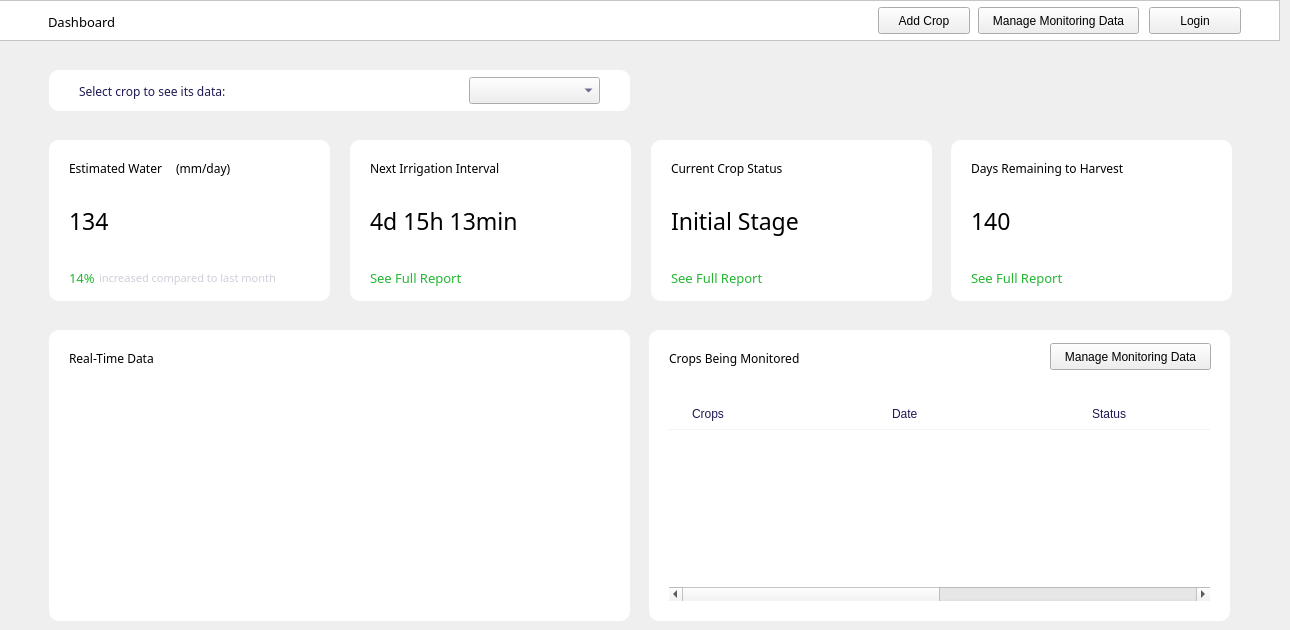
      <widget class="QWidget" name="dashboard_page">
       <widget class="QFrame" name="frame_5">
        <property name="geometry">
         <rect>
          <x>350</x>
          <y>140</y>
          <width>281</width>
          <height>161</height>
         </rect>
        </property>
        <property name="styleSheet">
         <string notr="true">QFrame{
background-color: rgb(255, 255, 255);
border-radius:10px;

}</string>
        </property>
        <property name="frameShape">
         <enum>QFrame::StyledPanel</enum>
        </property>
        <property name="frameShadow">
         <enum>QFrame::Raised</enum>
        </property>
        <widget class="QLabel" name="label_2">
         <property name="geometry">
          <rect>
           <x>20</x>
           <y>20</y>
           <width>171</width>
           <height>16</height>
          </rect>
         </property>
         <property name="font">
          <font>
           <family>Poppins SemiBold</family>
           <pointsize>9</pointsize>
          </font>
         </property>
         <property name="text">
          <string>Next Irrigation Interval</string>
         </property>
        </widget>
        <widget class="QLabel" name="label_9">
         <property name="geometry">
          <rect>
           <x>20</x>
           <y>130</y>
           <width>111</width>
           <height>16</height>
          </rect>
         </property>
         <property name="font">
          <font>
           <family>Poppins SemiBold</family>
           <pointsize>10</pointsize>
          </font>
         </property>
         <property name="styleSheet">
          <string notr="true">color:rgb(34, 182, 49);</string>
         </property>
         <property name="text">
          <string>See Full Report</string>
         </property>
        </widget>
        <widget class="QLabel" name="label_10">
         <property name="geometry">
          <rect>
           <x>20</x>
           <y>60</y>
           <width>221</width>
           <height>41</height>
          </rect>
         </property>
         <property name="font">
          <font>
           <family>Poppins SemiBold</family>
           <pointsize>17</pointsize>
          </font>
         </property>
         <property name="text">
          <string>4d 15h 13min</string>
         </property>
        </widget>
        <widget class="QFrame" name="frame_12">
         <property name="geometry">
          <rect>
           <x>220</x>
           <y>0</y>
           <width>61</width>
           <height>61</height>
          </rect>
         </property>
         <property name="styleSheet">
          <string notr="true">background: transparent;
background-image: url(F:/books/agriculture project/desktop app/agri/icons8-timer-30.png);
background-position: center;
background-repeat: no-repeat;</string>
         </property>
         <property name="frameShape">
          <enum>QFrame::StyledPanel</enum>
         </property>
         <property name="frameShadow">
          <enum>QFrame::Raised</enum>
         </property>
        </widget>
       </widget>
       <widget class="QFrame" name="frame_6">
        <property name="geometry">
         <rect>
          <x>651</x>
          <y>140</y>
          <width>281</width>
          <height>161</height>
         </rect>
        </property>
        <property name="styleSheet">
         <string notr="true">QFrame{
background-color: rgb(255, 255, 255);
border-radius:10px;

}</string>
        </property>
        <property name="frameShape">
         <enum>QFrame::StyledPanel</enum>
        </property>
        <property name="frameShadow">
         <enum>QFrame::Raised</enum>
        </property>
        <widget class="QLabel" name="label_3">
         <property name="geometry">
          <rect>
           <x>20</x>
           <y>20</y>
           <width>151</width>
           <height>16</height>
          </rect>
         </property>
         <property name="font">
          <font>
           <family>Poppins SemiBold</family>
           <pointsize>9</pointsize>
          </font>
         </property>
         <property name="text">
          <string>Current Crop Status</string>
         </property>
        </widget>
        <widget class="QLabel" name="label_15">
         <property name="geometry">
          <rect>
           <x>20</x>
           <y>60</y>
           <width>251</width>
           <height>41</height>
          </rect>
         </property>
         <property name="font">
          <font>
           <family>Poppins SemiBold</family>
           <pointsize>17</pointsize>
          </font>
         </property>
         <property name="text">
          <string>Initial Stage</string>
         </property>
        </widget>
        <widget class="QLabel" name="label_16">
         <property name="geometry">
          <rect>
           <x>20</x>
           <y>130</y>
           <width>141</width>
           <height>16</height>
          </rect>
         </property>
         <property name="font">
          <font>
           <family>Poppins SemiBold</family>
           <pointsize>10</pointsize>
          </font>
         </property>
         <property name="styleSheet">
          <string notr="true">color:rgb(34, 182, 49);</string>
         </property>
         <property name="text">
          <string>See Full Report</string>
         </property>
        </widget>
        <widget class="QFrame" name="frame_13">
         <property name="enabled">
          <bool>true</bool>
         </property>
         <property name="geometry">
          <rect>
           <x>220</x>
           <y>0</y>
           <width>61</width>
           <height>61</height>
          </rect>
         </property>
         <property name="styleSheet">
          <string notr="true">background: transparent;
background-image: url(F:/books/agriculture project/desktop app/agri/icons8-corn-30.png);
background-position: center;
background-repeat: no-repeat;</string>
         </property>
         <property name="frameShape">
          <enum>QFrame::StyledPanel</enum>
         </property>
         <property name="frameShadow">
          <enum>QFrame::Raised</enum>
         </property>
        </widget>
       </widget>
       <widget class="QFrame" name="frame_7">
        <property name="geometry">
         <rect>
          <x>951</x>
          <y>140</y>
          <width>281</width>
          <height>161</height>
         </rect>
        </property>
        <property name="styleSheet">
         <string notr="true">QFrame{
background-color: rgb(255, 255, 255);
border-radius:10px;

}</string>
        </property>
        <property name="frameShape">
         <enum>QFrame::StyledPanel</enum>
        </property>
        <property name="frameShadow">
         <enum>QFrame::Raised</enum>
        </property>
        <widget class="QLabel" name="label_4">
         <property name="geometry">
          <rect>
           <x>20</x>
           <y>20</y>
           <width>211</width>
           <height>16</height>
          </rect>
         </property>
         <property name="font">
          <font>
           <family>Poppins SemiBold</family>
           <pointsize>9</pointsize>
          </font>
         </property>
         <property name="text">
          <string>Days Remaining to Harvest</string>
         </property>
        </widget>
        <widget class="QLabel" name="label_18">
         <property name="geometry">
          <rect>
           <x>50</x>
           <y>130</y>
           <width>201</width>
           <height>16</height>
          </rect>
         </property>
         <property name="font">
          <font>
           <family>Poppins SemiBold</family>
           <pointsize>8</pointsize>
          </font>
         </property>
         <property name="styleSheet">
          <string notr="true">color:rgb(207, 206, 218);</string>
         </property>
         <property name="text">
          <string/>
         </property>
        </widget>
        <widget class="QLabel" name="label_19">
         <property name="geometry">
          <rect>
           <x>20</x>
           <y>60</y>
           <width>51</width>
           <height>41</height>
          </rect>
         </property>
         <property name="font">
          <font>
           <family>Poppins SemiBold</family>
           <pointsize>17</pointsize>
          </font>
         </property>
         <property name="text">
          <string>140</string>
         </property>
        </widget>
        <widget class="QLabel" name="label_20">
         <property name="geometry">
          <rect>
           <x>20</x>
           <y>130</y>
           <width>171</width>
           <height>16</height>
          </rect>
         </property>
         <property name="font">
          <font>
           <family>Poppins SemiBold</family>
           <pointsize>10</pointsize>
          </font>
         </property>
         <property name="styleSheet">
          <string notr="true">color:rgb(34, 182, 49);</string>
         </property>
         <property name="text">
          <string>See Full Report</string>
         </property>
        </widget>
        <widget class="QFrame" name="frame_14">
         <property name="geometry">
          <rect>
           <x>220</x>
           <y>0</y>
           <width>61</width>
           <height>61</height>
          </rect>
         </property>
         <property name="styleSheet">
          <string notr="true">background: transparent;
background-image: url(F:/books/agriculture project/desktop app/agri/icons8-timer-30.png);
background-position: center;
background-repeat: no-repeat;</string>
         </property>
         <property name="frameShape">
          <enum>QFrame::StyledPanel</enum>
         </property>
         <property name="frameShadow">
          <enum>QFrame::Raised</enum>
         </property>
        </widget>
       </widget>
       <widget class="QFrame" name="frame_8">
        <property name="geometry">
         <rect>
          <x>49</x>
          <y>330</y>
          <width>581</width>
          <height>291</height>
         </rect>
        </property>
        <property name="styleSheet">
         <string notr="true">QFrame{
background-color: rgb(255, 255, 255);
border-radius:10px;

}</string>
        </property>
        <property name="frameShape">
         <enum>QFrame::StyledPanel</enum>
        </property>
        <property name="frameShadow">
         <enum>QFrame::Raised</enum>
        </property>
        <widget class="QLabel" name="label_12">
         <property name="geometry">
          <rect>
           <x>20</x>
           <y>20</y>
           <width>111</width>
           <height>16</height>
          </rect>
         </property>
         <property name="font">
          <font>
           <family>Poppins SemiBold</family>
           <pointsize>9</pointsize>
          </font>
         </property>
         <property name="text">
          <string>Real-Time Data</string>
         </property>
        </widget>
        <widget class="QFrame" name="frame_15">
         <property name="geometry">
          <rect>
           <x>520</x>
           <y>0</y>
           <width>61</width>
           <height>61</height>
          </rect>
         </property>
         <property name="styleSheet">
          <string notr="true">background: transparent;
background-image: url(F:/books/agriculture project/desktop app/agri/icons8-combo-chart-30.png);
background-position: center;
background-repeat: no-repeat;</string>
         </property>
         <property name="frameShape">
          <enum>QFrame::StyledPanel</enum>
         </property>
         <property name="frameShadow">
          <enum>QFrame::Raised</enum>
         </property>
        </widget>
        <widget class="QWidget" name="widget_5" native="true">
         <property name="geometry">
          <rect>
           <x>20</x>
           <y>70</y>
           <width>541</width>
           <height>201</height>
          </rect>
         </property>
        </widget>
        <widget class="QFrame" name="frame_18">
         <property name="geometry">
          <rect>
           <x>10</x>
           <y>60</y>
           <width>561</width>
           <height>221</height>
          </rect>
         </property>
         <property name="frameShape">
          <enum>QFrame::StyledPanel</enum>
         </property>
         <property name="frameShadow">
          <enum>QFrame::Raised</enum>
         </property>
         <widget class="QWidget" name="gridLayoutWidget">
          <property name="geometry">
           <rect>
            <x>-1</x>
            <y>0</y>
            <width>561</width>
            <height>221</height>
           </rect>
          </property>
          <layout class="QGridLayout" name="gridLayout">
           <property name="sizeConstraint">
            <enum>QLayout::SetDefaultConstraint</enum>
           </property>
           <property name="leftMargin">
            <number>0</number>
           </property>
           <property name="horizontalSpacing">
            <number>6</number>
           </property>
          </layout>
         </widget>
        </widget>
        <zorder>label_12</zorder>
        <zorder>frame_15</zorder>
        <zorder>frame_18</zorder>
        <zorder>widget_5</zorder>
       </widget>
       <widget class="QFrame" name="frame_4">
        <property name="geometry">
         <rect>
          <x>49</x>
          <y>140</y>
          <width>281</width>
          <height>161</height>
         </rect>
        </property>
        <property name="styleSheet">
         <string notr="true">QFrame{
background-color: rgb(255, 255, 255);
border-radius:10px;


}</string>
        </property>
        <property name="frameShape">
         <enum>QFrame::StyledPanel</enum>
        </property>
        <property name="frameShadow">
         <enum>QFrame::Raised</enum>
        </property>
        <widget class="QLabel" name="label">
         <property name="geometry">
          <rect>
           <x>20</x>
           <y>20</y>
           <width>111</width>
           <height>16</height>
          </rect>
         </property>
         <property name="font">
          <font>
           <family>Poppins SemiBold</family>
           <pointsize>9</pointsize>
          </font>
         </property>
         <property name="text">
          <string>Estimated Water</string>
         </property>
        </widget>
        <widget class="QLabel" name="label_5">
         <property name="geometry">
          <rect>
           <x>20</x>
           <y>60</y>
           <width>51</width>
           <height>41</height>
          </rect>
         </property>
         <property name="font">
          <font>
           <family>Poppins SemiBold</family>
           <pointsize>17</pointsize>
          </font>
         </property>
         <property name="text">
          <string>134</string>
         </property>
        </widget>
        <widget class="QLabel" name="label_6">
         <property name="geometry">
          <rect>
           <x>127</x>
           <y>20</y>
           <width>71</width>
           <height>16</height>
          </rect>
         </property>
         <property name="font">
          <font>
           <family>Poppins</family>
           <pointsize>9</pointsize>
          </font>
         </property>
         <property name="text">
          <string>(mm/day)</string>
         </property>
        </widget>
        <widget class="QLabel" name="label_7">
         <property name="geometry">
          <rect>
           <x>50</x>
           <y>130</y>
           <width>201</width>
           <height>16</height>
          </rect>
         </property>
         <property name="font">
          <font>
           <family>Poppins SemiBold</family>
           <pointsize>8</pointsize>
          </font>
         </property>
         <property name="styleSheet">
          <string notr="true">color:rgb(207, 206, 218);</string>
         </property>
         <property name="text">
          <string>increased compared to last month</string>
         </property>
        </widget>
        <widget class="QLabel" name="label_8">
         <property name="geometry">
          <rect>
           <x>20</x>
           <y>130</y>
           <width>31</width>
           <height>16</height>
          </rect>
         </property>
         <property name="font">
          <font>
           <family>Poppins SemiBold</family>
           <pointsize>10</pointsize>
          </font>
         </property>
         <property name="styleSheet">
          <string notr="true">color:rgb(34, 182, 49);</string>
         </property>
         <property name="text">
          <string>14%</string>
         </property>
        </widget>
        <widget class="QFrame" name="frame_11">
         <property name="geometry">
          <rect>
           <x>220</x>
           <y>0</y>
           <width>61</width>
           <height>61</height>
          </rect>
         </property>
         <property name="styleSheet">
          <string notr="true">background: transparent;
background-image: url(F:/books/agriculture project/desktop app/agri/icons8-irrigation-30.png);
background-position: center;
background-repeat: no-repeat;</string>
         </property>
         <property name="frameShape">
          <enum>QFrame::StyledPanel</enum>
         </property>
         <property name="frameShadow">
          <enum>QFrame::Raised</enum>
         </property>
        </widget>
       </widget>
       <widget class="QFrame" name="frame_9">
        <property name="geometry">
         <rect>
          <x>649</x>
          <y>330</y>
          <width>581</width>
          <height>291</height>
         </rect>
        </property>
        <property name="styleSheet">
         <string notr="true">QFrame{
background-color: rgb(255, 255, 255);
border-radius:10px;

}</string>
        </property>
        <property name="frameShape">
         <enum>QFrame::StyledPanel</enum>
        </property>
        <property name="frameShadow">
         <enum>QFrame::Raised</enum>
        </property>
        <widget class="QLabel" name="label_23">
         <property name="geometry">
          <rect>
           <x>20</x>
           <y>20</y>
           <width>191</width>
           <height>16</height>
          </rect>
         </property>
         <property name="font">
          <font>
           <family>Poppins SemiBold</family>
           <pointsize>9</pointsize>
          </font>
         </property>
         <property name="text">
          <string>Crops Being Monitored</string>
         </property>
        </widget>
        <widget class="QPushButton" name="pushButton_9">
         <property name="geometry">
          <rect>
           <x>401</x>
           <y>13</y>
           <width>161</width>
           <height>27</height>
          </rect>
         </property>
         <property name="text">
          <string>Manage Monitoring Data</string>
         </property>
        </widget>
        <widget class="QTableWidget" name="tableWidget">
         <property name="geometry">
          <rect>
           <x>20</x>
           <y>70</y>
           <width>541</width>
           <height>201</height>
          </rect>
         </property>
         <property name="sizePolicy">
          <sizepolicy hsizetype="Expanding" vsizetype="Expanding">
           <horstretch>0</horstretch>
           <verstretch>0</verstretch>
          </sizepolicy>
         </property>
         <property name="palette">
          <palette>
           <active>
            <colorrole role="WindowText">
             <brush brushstyle="SolidPattern">
              <color alpha="255">
               <red>30</red>
               <green>25</green>
               <blue>83</blue>
              </color>
             </brush>
            </colorrole>
            <colorrole role="Button">
             <brush brushstyle="SolidPattern">
              <color alpha="0">
               <red>0</red>
               <green>0</green>
               <blue>0</blue>
              </color>
             </brush>
            </colorrole>
            <colorrole role="Text">
             <brush brushstyle="SolidPattern">
              <color alpha="255">
               <red>30</red>
               <green>25</green>
               <blue>83</blue>
              </color>
             </brush>
            </colorrole>
            <colorrole role="ButtonText">
             <brush brushstyle="SolidPattern">
              <color alpha="255">
               <red>30</red>
               <green>25</green>
               <blue>83</blue>
              </color>
             </brush>
            </colorrole>
            <colorrole role="Base">
             <brush brushstyle="NoBrush">
              <color alpha="255">
               <red>0</red>
               <green>0</green>
               <blue>0</blue>
              </color>
             </brush>
            </colorrole>
            <colorrole role="Window">
             <brush brushstyle="SolidPattern">
              <color alpha="0">
               <red>0</red>
               <green>0</green>
               <blue>0</blue>
              </color>
             </brush>
            </colorrole>
            <colorrole role="PlaceholderText">
             <brush brushstyle="NoBrush">
              <color alpha="128">
               <red>30</red>
               <green>25</green>
               <blue>83</blue>
              </color>
             </brush>
            </colorrole>
           </active>
           <inactive>
            <colorrole role="WindowText">
             <brush brushstyle="SolidPattern">
              <color alpha="255">
               <red>30</red>
               <green>25</green>
               <blue>83</blue>
              </color>
             </brush>
            </colorrole>
            <colorrole role="Button">
             <brush brushstyle="SolidPattern">
              <color alpha="0">
               <red>0</red>
               <green>0</green>
               <blue>0</blue>
              </color>
             </brush>
            </colorrole>
            <colorrole role="Text">
             <brush brushstyle="SolidPattern">
              <color alpha="255">
               <red>30</red>
               <green>25</green>
               <blue>83</blue>
              </color>
             </brush>
            </colorrole>
            <colorrole role="ButtonText">
             <brush brushstyle="SolidPattern">
              <color alpha="255">
               <red>30</red>
               <green>25</green>
               <blue>83</blue>
              </color>
             </brush>
            </colorrole>
            <colorrole role="Base">
             <brush brushstyle="NoBrush">
              <color alpha="255">
               <red>0</red>
               <green>0</green>
               <blue>0</blue>
              </color>
             </brush>
            </colorrole>
            <colorrole role="Window">
             <brush brushstyle="SolidPattern">
              <color alpha="0">
               <red>0</red>
               <green>0</green>
               <blue>0</blue>
              </color>
             </brush>
            </colorrole>
            <colorrole role="PlaceholderText">
             <brush brushstyle="NoBrush">
              <color alpha="128">
               <red>30</red>
               <green>25</green>
               <blue>83</blue>
              </color>
             </brush>
            </colorrole>
           </inactive>
           <disabled>
            <colorrole role="WindowText">
             <brush brushstyle="SolidPattern">
              <color alpha="255">
               <red>30</red>
               <green>25</green>
               <blue>83</blue>
              </color>
             </brush>
            </colorrole>
            <colorrole role="Button">
             <brush brushstyle="SolidPattern">
              <color alpha="0">
               <red>0</red>
               <green>0</green>
               <blue>0</blue>
              </color>
             </brush>
            </colorrole>
            <colorrole role="Text">
             <brush brushstyle="SolidPattern">
              <color alpha="255">
               <red>30</red>
               <green>25</green>
               <blue>83</blue>
              </color>
             </brush>
            </colorrole>
            <colorrole role="ButtonText">
             <brush brushstyle="SolidPattern">
              <color alpha="255">
               <red>30</red>
               <green>25</green>
               <blue>83</blue>
              </color>
             </brush>
            </colorrole>
            <colorrole role="Base">
             <brush brushstyle="NoBrush">
              <color alpha="255">
               <red>0</red>
               <green>0</green>
               <blue>0</blue>
              </color>
             </brush>
            </colorrole>
            <colorrole role="Window">
             <brush brushstyle="SolidPattern">
              <color alpha="0">
               <red>0</red>
               <green>0</green>
               <blue>0</blue>
              </color>
             </brush>
            </colorrole>
            <colorrole role="PlaceholderText">
             <brush brushstyle="NoBrush">
              <color alpha="128">
               <red>30</red>
               <green>25</green>
               <blue>83</blue>
              </color>
             </brush>
            </colorrole>
           </disabled>
          </palette>
         </property>
         <property name="styleSheet">
          <string notr="true">QTableWidget {	
	background-color: transparent;
	
	

	
}
QTableView::item {
border-bottom: 1px solid rgb(241, 243, 247);


}
QTableWidget::item{
	
	padding-left: 20px;

	
}
QTableWidget::item:selected{
	background-color: rgb(85, 170, 255);
}


QTableWidget::horizontalHeader {	
	background-color:transparent;
}

QHeaderView::section:vertical
{
   
}


</string>
         </property>
         <property name="frameShape">
          <enum>QFrame::NoFrame</enum>
         </property>
         <property name="verticalScrollBarPolicy">
          <enum>Qt::ScrollBarAsNeeded</enum>
         </property>
         <property name="sizeAdjustPolicy">
          <enum>QAbstractScrollArea::AdjustToContents</enum>
         </property>
         <property name="autoScroll">
          <bool>true</bool>
         </property>
         <property name="editTriggers">
          <set>QAbstractItemView::NoEditTriggers</set>
         </property>
         <property name="tabKeyNavigation">
          <bool>true</bool>
         </property>
         <property name="showDropIndicator" stdset="0">
          <bool>true</bool>
         </property>
         <property name="dragEnabled">
          <bool>false</bool>
         </property>
         <property name="dragDropOverwriteMode">
          <bool>true</bool>
         </property>
         <property name="alternatingRowColors">
          <bool>false</bool>
         </property>
         <property name="selectionMode">
          <enum>QAbstractItemView::SingleSelection</enum>
         </property>
         <property name="selectionBehavior">
          <enum>QAbstractItemView::SelectRows</enum>
         </property>
         <property name="showGrid">
          <bool>false</bool>
         </property>
         <property name="gridStyle">
          <enum>Qt::SolidLine</enum>
         </property>
         <property name="sortingEnabled">
          <bool>false</bool>
         </property>
         <attribute name="horizontalHeaderVisible">
          <bool>false</bool>
         </attribute>
         <attribute name="horizontalHeaderCascadingSectionResizes">
          <bool>true</bool>
         </attribute>
         <attribute name="horizontalHeaderDefaultSectionSize">
          <number>200</number>
         </attribute>
         <attribute name="horizontalHeaderHighlightSections">
          <bool>true</bool>
         </attribute>
         <attribute name="horizontalHeaderShowSortIndicator" stdset="0">
          <bool>false</bool>
         </attribute>
         <attribute name="horizontalHeaderStretchLastSection">
          <bool>true</bool>
         </attribute>
         <attribute name="verticalHeaderVisible">
          <bool>false</bool>
         </attribute>
         <attribute name="verticalHeaderCascadingSectionResizes">
          <bool>false</bool>
         </attribute>
         <attribute name="verticalHeaderMinimumSectionSize">
          <number>23</number>
         </attribute>
         <attribute name="verticalHeaderHighlightSections">
          <bool>false</bool>
         </attribute>
         <attribute name="verticalHeaderStretchLastSection">
          <bool>false</bool>
         </attribute>
         <row>
          <property name="text">
           <string>asdf</string>
          </property>
         </row>
         <column>
          <property name="text">
           <string>Crops</string>
          </property>
         </column>
         <column>
          <property name="text">
           <string>Date</string>
          </property>
         </column>
         <column>
          <property name="text">
           <string>Status</string>
          </property>
         </column>
         <column>
          <property name="text">
           <string>Days Remaining</string>
          </property>
         </column>
         <item row="0" column="0">
          <property name="text">
           <string>Crops</string>
          </property>
         </item>
         <item row="0" column="1">
          <property name="text">
           <string>Date</string>
          </property>
         </item>
         <item row="0" column="2">
          <property name="text">
           <string>Status</string>
          </property>
         </item>
         <item row="0" column="3">
          <property name="text">
           <string>Days Remaining</string>
          </property>
         </item>
        </widget>
       </widget>
       <widget class="QFrame" name="frame_10">
        <property name="geometry">
         <rect>
          <x>-1</x>
          <y>0</y>
          <width>1281</width>
          <height>41</height>
         </rect>
        </property>
        <property name="styleSheet">
         <string notr="true">QFrame{
background-color:rgb(255, 255, 255);

}</string>
        </property>
        <property name="frameShape">
         <enum>QFrame::StyledPanel</enum>
        </property>
        <property name="frameShadow">
         <enum>QFrame::Raised</enum>
        </property>
        <widget class="QPushButton" name="pushButton">
         <property name="geometry">
          <rect>
           <x>879</x>
           <y>7</y>
           <width>92</width>
           <height>27</height>
          </rect>
         </property>
         <property name="styleSheet">
          <string notr="true"/>
         </property>
         <property name="text">
          <string>Add Crop</string>
         </property>
         <property name="iconSize">
          <size>
           <width>16</width>
           <height>16</height>
          </size>
         </property>
        </widget>
        <widget class="QPushButton" name="pushButton_2">
         <property name="geometry">
          <rect>
           <x>979</x>
           <y>7</y>
           <width>161</width>
           <height>27</height>
          </rect>
         </property>
         <property name="text">
          <string>Manage Monitoring Data</string>
         </property>
        </widget>
        <widget class="QPushButton" name="login">
         <property name="geometry">
          <rect>
           <x>1150</x>
           <y>7</y>
           <width>92</width>
           <height>27</height>
          </rect>
         </property>
         <property name="styleSheet">
          <string notr="true"/>
         </property>
         <property name="text">
          <string>Login</string>
         </property>
         <property name="iconSize">
          <size>
           <width>16</width>
           <height>16</height>
          </size>
         </property>
        </widget>
        <widget class="QLabel" name="label_11">
         <property name="geometry">
          <rect>
           <x>49</x>
           <y>14</y>
           <width>111</width>
           <height>16</height>
          </rect>
         </property>
         <property name="font">
          <font>
           <family>Poppins SemiBold</family>
           <pointsize>10</pointsize>
          </font>
         </property>
         <property name="text">
          <string>Dashboard</string>
         </property>
        </widget>
       </widget>
       <widget class="QFrame" name="frame_33">
        <property name="geometry">
         <rect>
          <x>49</x>
          <y>70</y>
          <width>581</width>
          <height>41</height>
         </rect>
        </property>
        <property name="styleSheet">
         <string notr="true">QFrame{
background-color:rgb(255, 255, 255);
color: rgb(30, 25, 83);
border-radius:10px;
}</string>
        </property>
        <property name="frameShape">
         <enum>QFrame::StyledPanel</enum>
        </property>
        <property name="frameShadow">
         <enum>QFrame::Raised</enum>
        </property>
        <widget class="QComboBox" name="crop_data_select_2">
         <property name="geometry">
          <rect>
           <x>420</x>
           <y>7</y>
           <width>131</width>
           <height>27</height>
          </rect>
         </property>
         <property name="styleSheet">
          <string notr="true">color:rgb(30, 25, 83)</string>
         </property>
        </widget>
        <widget class="QLabel" name="label_53">
         <property name="geometry">
          <rect>
           <x>30</x>
           <y>11</y>
           <width>161</width>
           <height>20</height>
          </rect>
         </property>
         <property name="font">
          <font>
           <family>Poppins</family>
           <pointsize>9</pointsize>
          </font>
         </property>
         <property name="text">
          <string>Select crop to see its data:</string>
         </property>
        </widget>
       </widget>
      </widget>
